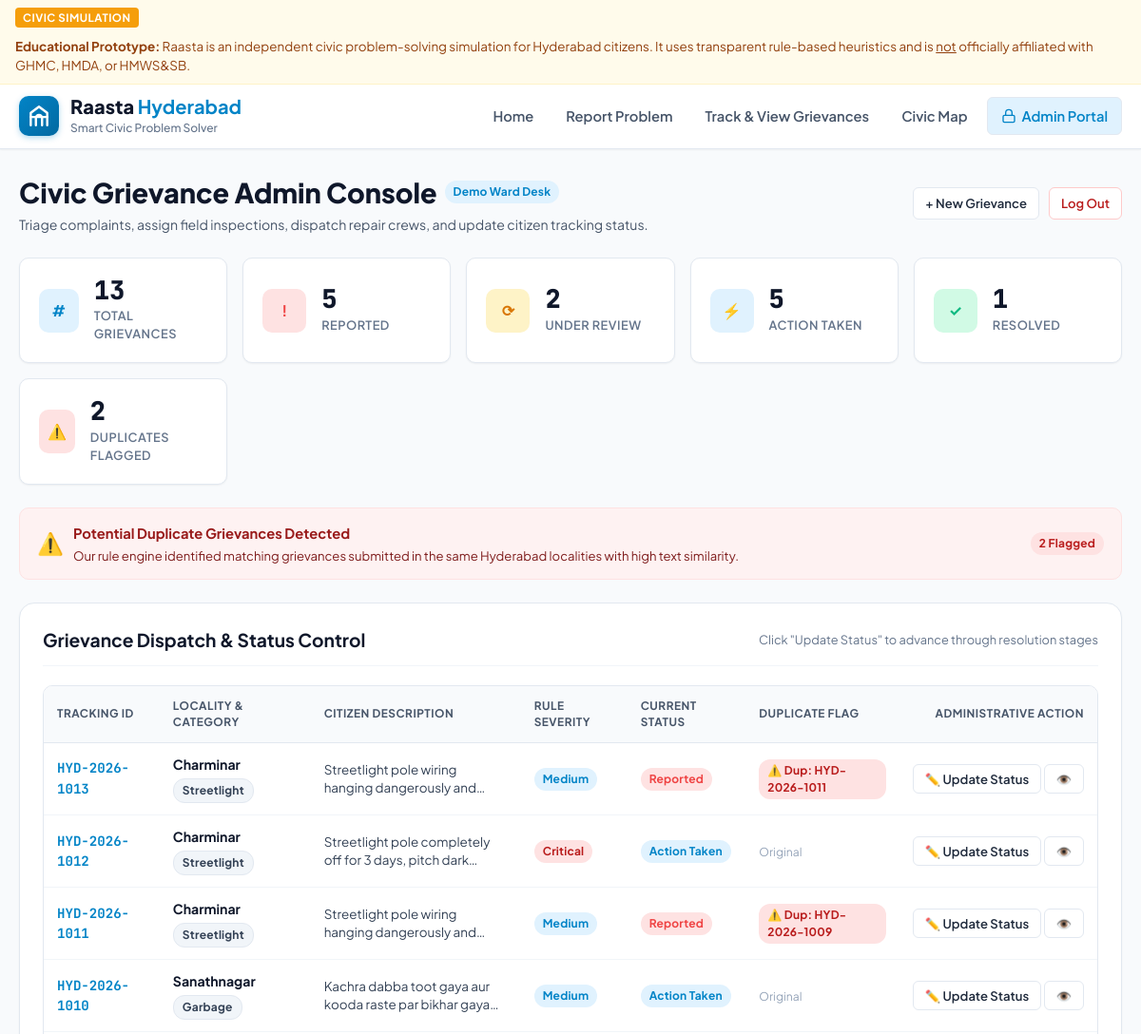
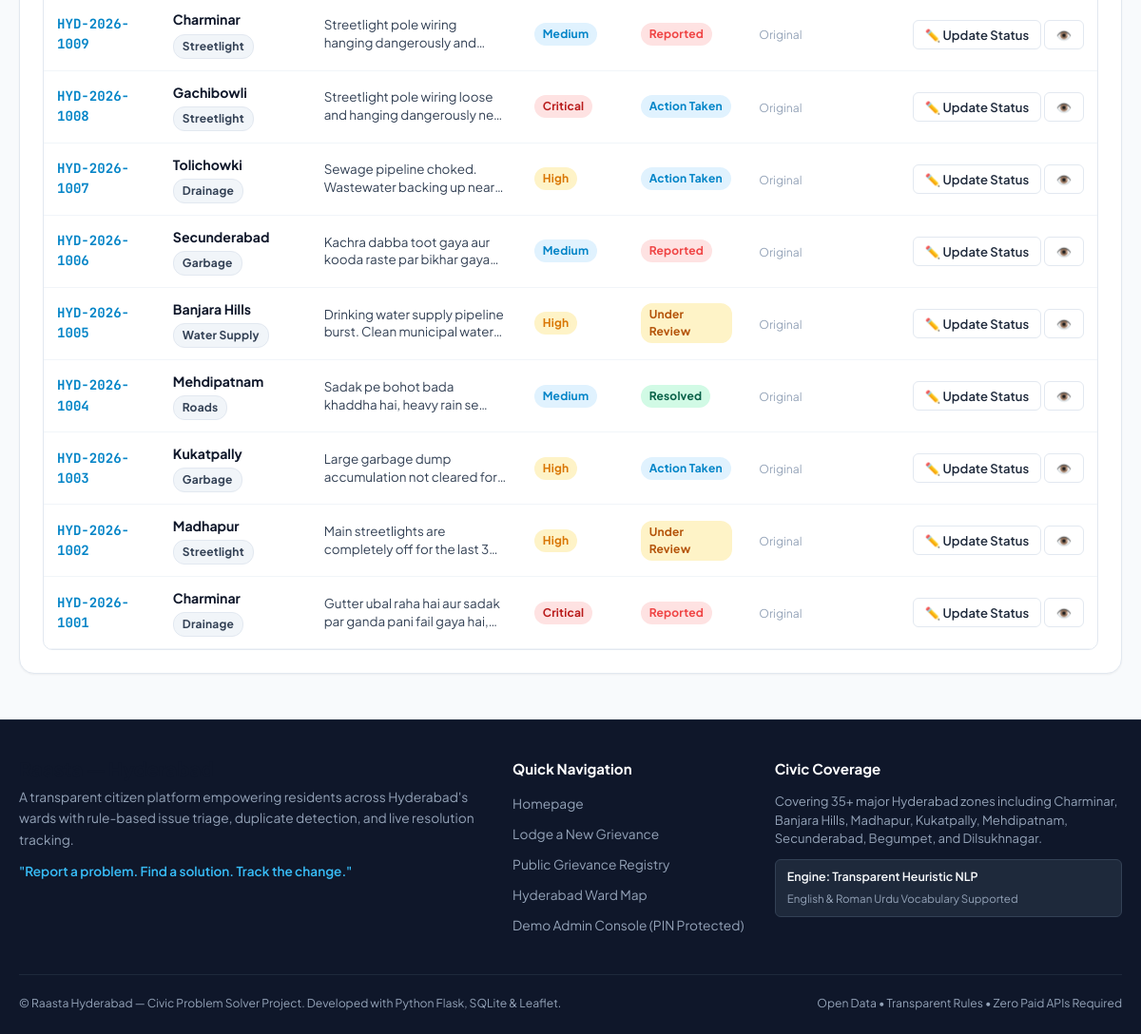
/admin (signed in), run on the app's committed database (2 pictures, top to bottom).
### tables this page shows
CREATE TABLE complaints (
        id INTEGER PRIMARY KEY AUTOINCREMENT,
        tracking_id TEXT UNIQUE NOT NULL,
        citizen_name TEXT DEFAULT 'Anonymous Citizen',
        citizen_phone TEXT DEFAULT '',
        locality TEXT NOT NULL,
        landmark TEXT DEFAULT '',
        latitude REAL NOT NULL,
        longitude REAL NOT NULL,
        raw_description TEXT NOT NULL,
        category TEXT NOT NULL,
        severity TEXT NOT NULL,
        severity_reason TEXT NOT NULL,
        summary TEXT NOT NULL,
        status TEXT NOT NULL DEFAULT 'Reported',
        is_duplicate INTEGER DEFAULT 0,
        duplicate_of TEXT DEFAULT '',
        duplicate_similarity REAL DEFAULT 0.0,
        admin_notes TEXT DEFAULT '',
        created_at TEXT NOT NULL,
        updated_at TEXT NOT NULL
    );

### app.py (the view)
@app.route("/admin")
def admin():
    if not session.get("is_admin"):
        return render_template("admin_login.html")
    stats = get_stats()
    all_complaints = get_all_complaints()
    return render_template(
        "admin.html",
        stats=stats,
        complaints=all_complaints,
        localities=HYDERABAD_LOCALITIES
    )

### database.py (called while the page is built)
def get_connection():
    conn = sqlite3.connect(DB_PATH)
    conn.row_factory = sqlite3.Row
    return conn

### templates/admin.html (shortened to what this page needs)
{% extends "base.html" %}
{% block content %}
<div class="container">
    <div style="display: flex; justify-content: space-between; align-items: center; margin-bottom: 24px; flex-wrap: wrap; gap: 14px;">
        <div>
            <div style="display: flex; align-items: center; gap: 8px;">
                <h1 style="font-size: 1.8rem; font-weight: 800; color: #0f172a;">Civic Grievance Admin Console</h1>
                <span class="badge" style="background: #e0f2fe; color: #0284c7;">Demo Ward Desk</span>
            </div>
            <p style="font-size: 0.88rem; color: #475569; margin-top: 2px;">
                Triage complaints, assign field inspections, dispatch repair crews, and update citizen tracking status.
            </p>
        </div>
        <div style="display: flex; gap: 10px;">
            <a href="{{ url_for('report') }}" class="btn btn-outline btn-sm">
                + New Grievance
            </a>
            <a href="{{ url_for('admin_logout') }}" class="btn btn-outline btn-sm" style="color: #b91c1c; border-color: #fecaca;">
                Log Out
            </a>
        </div>
    </div>
    <div class="stats-grid" style="margin: 0 0 24px 0; padding: 0;">
        <div class="stat-card">
            <div class="stat-icon total">#</div>
            <div>
                <div class="stat-value">{{ stats.total }}</div>
                <div class="stat-label">Total Grievances</div>
            </div>
        </div>
        <div class="stat-card">
            <div class="stat-icon reported">!</div>
            <div>
                <div class="stat-value">{{ stats.reported }}</div>
                <div class="stat-label">Reported</div>
            </div>
        </div>
        <div class="stat-card">
            <div class="stat-icon review">⟳</div>
            <div>
                <div class="stat-value">{{ stats.under_review }}</div>
                <div class="stat-label">Under Review</div>
            </div>
        </div>
        <div class="stat-card">
            <div class="stat-icon total" style="background:#e0f2fe; color:#0284c7;">⚡</div>
            <div>
                <div class="stat-value">{{ stats.action_taken }}</div>
                <div class="stat-label">Action Taken</div>
            </div>
        </div>
        <div class="stat-card">
            <div class="stat-icon resolved">✓</div>
            <div>
                <div class="stat-value">{{ stats.resolved }}</div>
                <div class="stat-label">Resolved</div>
            </div>
        </div>
        <div class="stat-card">
            <div class="stat-icon" style="background:#fee2e2; color:#b91c1c;">⚠️</div>
            <div>
                <div class="stat-value">{{ stats.duplicates }}</div>
                <div class="stat-label">Duplicates Flagged</div>
            </div>
        </div>
    </div>
    {% if stats.duplicates > 0 %}
    <div style="background: #fef2f2; border: 1px solid #fee2e2; border-radius: 10px; padding: 14px 18px; margin-bottom: 24px; display: flex; align-items: center; justify-content: space-between; flex-wrap: wrap; gap: 10px;">
        <div style="display: flex; align-items: center; gap: 10px;">
            <span style="font-size: 1.4rem;">⚠️</span>
            <div>
                <strong style="color: #991b1b; font-size: 0.92rem;">Potential Duplicate Grievances Detected</strong>
                <p style="color: #7f1d1d; font-size: 0.82rem; margin-top: 2px;">
                    Our rule engine identified matching grievances submitted in the same Hyderabad localities with high text similarity.
                </p>
            </div>
        </div>
        <span class="badge badge-sev-critical">{{ stats.duplicates }} Flagged</span>
    </div>
    {% endif %}
    <div class="card">
        <div class="card-header">
            <h3 class="card-title">
                Grievance Dispatch & Status Control
            </h3>
            <span style="font-size: 0.8rem; color: #64748b;">
                Click "Update Status" to advance through resolution stages
            </span>
        </div>
        <div class="admin-table-container">
            <table class="admin-table">
                <thead>
                    <tr>
                        <th>Tracking ID</th>
                        <th>Locality & Category</th>
                        <th>Citizen Description</th>
                        <th>Rule Severity</th>
                        <th>Current Status</th>
                        <th>Duplicate Flag</th>
                        <th style="text-align: right;">Administrative Action</th>
                    </tr>
                </thead>
                <tbody id="adminTableBody">
                    {% for comp in complaints %}
                    <tr id="row-{{ comp.id }}">
                        <td style="font-family: var(--font-mono); font-weight: 700; color: #0284c7;">
                            <a href="javascript:void(0)" onclick="openComplaintModal('{{ comp.tracking_id }}')" style="color: inherit; text-decoration: none;">
                                {{ comp.tracking_id }}
                            </a>
                        </td>
                        <td>
                            <div style="font-weight: 700; color: #0f172a;">{{ comp.locality }}</div>
                            <span class="badge badge-category" style="margin-top: 4px;">{{ comp.category }}</span>
                        </td>
                        <td style="max-width: 280px;">
                            <div style="font-size: 0.84rem; color: #334155; line-height: 1.4; display: -webkit-box; -webkit-line-clamp: 2; -webkit-box-orient: vertical; overflow: hidden;">
                                {{ comp.raw_description }}
                            </div>
                        </td>
                        <td>
                            {% if comp.severity == 'Critical' %}
                                <span class="badge badge-sev-critical">Critical</span>
                            {% elif comp.severity == 'High' %}
                                <span class="badge badge-sev-high">High</span>
                            {% elif comp.severity == 'Medium' %}
                                <span class="badge badge-sev-medium">Medium</span>
                            {% else %}
                                <span class="badge badge-sev-low">Low</span>
                            {% endif %}
                        </td>
                        <td id="status-badge-{{ comp.id }}">
                            {% if comp.status == 'Reported' %}
                                <span class="badge badge-status-reported">Reported</span>
                            {% elif comp.status == 'Under Review' %}
                                <span class="badge badge-status-review">Under Review</span>
                            {% elif comp.status == 'Action Taken' %}
                                <span class="badge badge-status-action">Action Taken</span>
                            {% else %}
                                <span class="badge badge-status-resolved">Resolved</span>
                            {% endif %}
                        </td>
                        <td>
                            {% if comp.is_duplicate %}
                                <span class="badge badge-sev-critical" title="Similar to {{ comp.duplicate_of }}">
                                    ⚠️ Dup: {{ comp.duplicate_of }}
                                </span>
                            {% else %}
                                <span style="font-size: 0.76rem; color: #94a3b8;">Original</span>
                            {% endif %}
                        </td>
                        <td style="text-align: right; white-space: nowrap;">
                            <button class="btn btn-outline btn-sm" onclick="openAdminUpdateModal({{ comp.id }}, '{{ comp.tracking_id }}', '{{ comp.status }}', '{{ comp.category }}', '{{ comp.locality }}')">
                                ✏️ Update Status
                            </button>
                            <button class="btn btn-outline btn-sm" onclick="openComplaintModal('{{ comp.tracking_id }}')" title="View Timeline">
                                👁️
                            </button>
                        </td>
                    </tr>
                    {% endfor %}
                </tbody>
            </table>
        </div>
    </div>
</div>
{% endblock %}

### data on the page
complaints: tracking_id "HYD-2026-1013", locality "Charminar", category "Streetlight", raw_description "Streetlight pole wiring hanging dangerously…", severity "Medium", status "Reported", duplicate_of "HYD-2026-1011"
complaints: tracking_id "HYD-2026-1012", locality "Charminar", category "Streetlight", raw_description "Streetlight pole completely off for 3 days, pitch…", severity "Critical", status "Action Taken", is_duplicate "Original"
complaints: tracking_id "HYD-2026-1011", locality "Charminar", category "Streetlight", raw_description "Streetlight pole wiring hanging dangerously…", severity "Medium", status "Reported", duplicate_of "HYD-2026-1009"
complaints: tracking_id "HYD-2026-1010", locality "Sanathnagar", category "Garbage", raw_description "Kachra dabba toot gaya aur kooda raste par bikhar…", severity "Medium", status "Action Taken", is_duplicate "Original"
complaints: tracking_id "HYD-2026-1009", locality "Charminar", category "Streetlight", raw_description "Streetlight pole wiring hanging dangerously…", severity "Medium", status "Reported", is_duplicate "Original"
complaints: tracking_id "HYD-2026-1008", locality "Gachibowli", category "Streetlight", raw_description "Streetlight pole wiring loose and hanging dangerously…", severity "Critical", status "Action Taken", is_duplicate "Original"
complaints: tracking_id "HYD-2026-1007", locality "Tolichowki", category "Drainage", raw_description "Sewage pipeline choked. Wastewater backing up…", severity "High", status "Action Taken", is_duplicate "Original"
complaints: tracking_id "HYD-2026-1006", locality "Secunderabad", category "Garbage", raw_description "Kachra dabba toot gaya aur kooda raste par bikhar…", severity "Medium", status "Reported", is_duplicate "Original"
complaints: tracking_id "HYD-2026-1005", locality "Banjara Hills", category "Water Supply", raw_description "Drinking water supply pipeline burst. Clean municipal…", severity "High", status "Under Review", is_duplicate "Original"
complaints: tracking_id "HYD-2026-1004", locality "Mehdipatnam", category "Roads", raw_description "Sadak pe bohot bada khaddha hai, heavy rain…", severity "Medium", status "Resolved", is_duplicate "Original"
complaints: tracking_id "HYD-2026-1003", locality "Kukatpally", category "Garbage", raw_description "Large garbage dump accumulation not cleared for…", severity "High", status "Action Taken", is_duplicate "Original"
complaints: tracking_id "HYD-2026-1002", locality "Madhapur", category "Streetlight", raw_description "Main streetlights are completely off for the last…", severity "High", status "Under Review", is_duplicate "Original"
complaints: tracking_id "HYD-2026-1001", locality "Charminar", category "Drainage", raw_description "Gutter ubal raha hai aur sadak par ganda pani fail gaya…", severity "Critical", status "Reported", is_duplicate "Original"

### other printed values
{{ stats.total }} "13"
{{ stats.reported }} "5"
{{ stats.under_review }} "2"
{{ stats.action_taken }} "5"
{{ stats.resolved }} "1"
{{ stats.duplicates }} "2"
